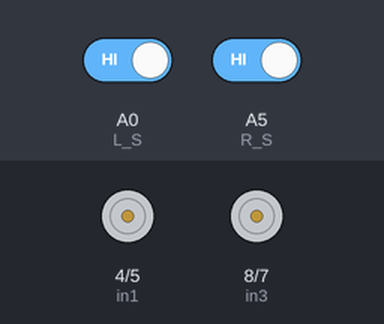
This sketch was run on a simulated Arduino Uno, built with avr-gcc and run on an emulated ATmega328P. Shown: motor-driver pin pairs drawn as motors (green arrow = first pin HIGH = forward, orange = second pin HIGH = backward, longer = more drive, scaled by the enable pin). The inputs (shaded band) are chosen by the test bench; at power-on: A0 (L_S) HIGH, A5 (R_S) HIGH.

Above: at 2.2 s.
2.3 s: A0 (L_S) driven LOW
At 3.1 s:
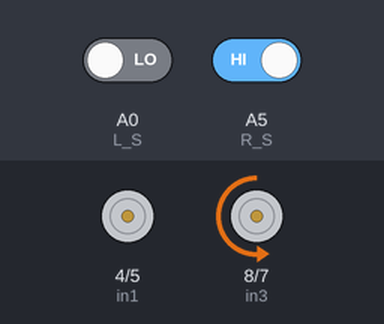
3.8 s: A5 (R_S) driven LOW
At 4.2 s:
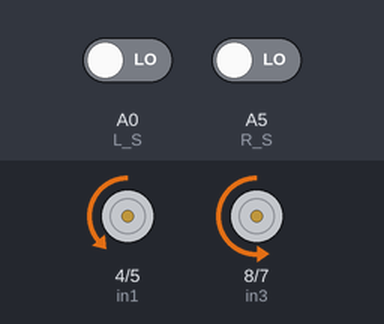
5.3 s: A0 (L_S) driven HIGH
At 6.5 s:
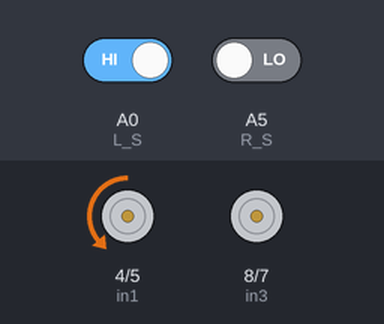
6.8 s: A5 (R_S) driven HIGH
At 7.7 s:
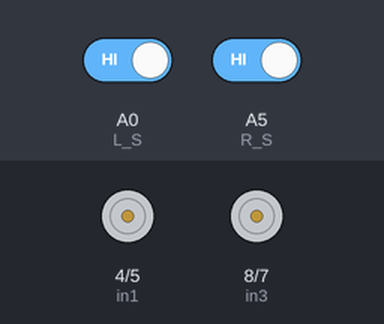
Timing chart, 0 to 9.3 s (numbered marks = the images above; inputs shaded):
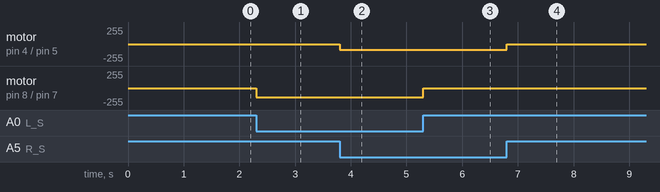

The sketch:

IR-sensor-with-circumnavigation.ino
```cpp
//#define enA 9//Enable1 L298 Pin enA
//#define in1 4 //Motor1  L298 Pin in1
//#define in2 5 //Motor1  L298 Pin in1
//#define in3 8 //Motor2  L298 Pin in1
//#define in4 7 //Motor2  L298 Pin in1
//#define enB 10 //Enable2 L298 Pin enB

const int enA = 9;   //ENABLE pin for Motor A to provide PWM
const int enB = 10;     //ENABLE pin for Motor B to provide PWM
const int in1 = 4;   //IN1 pin for Motor A for direction
const int in2 = 5;   //IN2 pin for Motor A for direction
const int in3 = 8;     //IN3 pin for Motor B for direction
const int in4 = 7;     //IN4 pin for Motor B for direction

#define R_S A5 //ir sensor Right
#define L_S A0 //ir sensor Left

void setup(){ // put your setup code here, to run once

pinMode(R_S, INPUT); // declare if sensor as input
pinMode(L_S, INPUT); // declare ir sensor as input

pinMode(enA, OUTPUT); // declare as output for L298 Pin enA
pinMode(in1, OUTPUT); // declare as output for L298 Pin in1
pinMode(in2, OUTPUT); // declare as output for L298 Pin in2
pinMode(in3, OUTPUT); // declare as output for L298 Pin in3
pinMode(in4, OUTPUT); // declare as output for L298 Pin in4
pinMode(enB, OUTPUT); // declare as output for L298 Pin enB

analogWrite(enA, 85); // Write The Duty Cycle 0 to 255 Enable Pin A for Motor1 Speed
analogWrite(enB, 140); // Write The Duty Cycle 0 to 255 Enable Pin B for Motor2 Speed
delay(1000);
}
void loop(){
if((digitalRead(R_S) == 0)&&(digitalRead(L_S) == 0)){forword();}   //if Right Sensor and Left Sensor are at White color then it will call forword function

if((digitalRead(R_S) == 1)&&(digitalRead(L_S) == 0)){turnLeft();} //if Right Sensor is Black and Left Sensor is White then it will call turn Right function

if((digitalRead(R_S) == 0)&&(digitalRead(L_S) == 1)){turnRight();}  //if Right Sensor is White and Left Sensor is Black then it will call turn Left function

if((digitalRead(R_S) == 1)&&(digitalRead(L_S) == 1)){Stop();} //if Right Sensor and Left Sensor are at Black color then it will call Stop function
}

void forword(){  //forword
digitalWrite(in1, LOW); //Right Motor forword Pin
digitalWrite(in2, HIGH);  //Right Motor backword Pin
digitalWrite(in3, LOW);  //Left Motor backword Pin
digitalWrite(in4, HIGH); //Left Motor forword Pin
}

void turnRight(){ //turnRight
digitalWrite(in1, LOW);  //Right Motor forword Pin
digitalWrite(in2, HIGH); //Right Motor backword Pin
digitalWrite(in3, LOW);  //Left Motor backword Pin
digitalWrite(in4, LOW); //Left Motor forword Pin
}

void turnLeft(){ //turnLeft
digitalWrite(in1, LOW); //Right Motor forword Pin
digitalWrite(in2, LOW);  //Right Motor backword Pin
digitalWrite(in3, LOW); //Left Motor backword Pin
digitalWrite(in4, HIGH);  //Left Motor forword Pin
}

void Stop(){ //stop
digitalWrite(in1, LOW); //Right Motor forword Pin
digitalWrite(in2, LOW); //Right Motor backword Pin
digitalWrite(in3, LOW); //Left Motor backword Pin
digitalWrite(in4, LOW); //Left Motor forword Pin
}
```

Measured:
- after the input at 2.3 s, motor on pin 8 (in3) / pin 7 (in4): stopped → backward 140/255 at once
- after the input at 3.8 s, motor on pin 4 (in1) / pin 5 (in2): stopped → backward 85/255 at once
- after the input at 5.3 s, motor on pin 8 (in3) / pin 7 (in4): backward 140/255 → stopped at once
- after the input at 6.8 s, motor on pin 4 (in1) / pin 5 (in2): backward 85/255 → stopped at once
